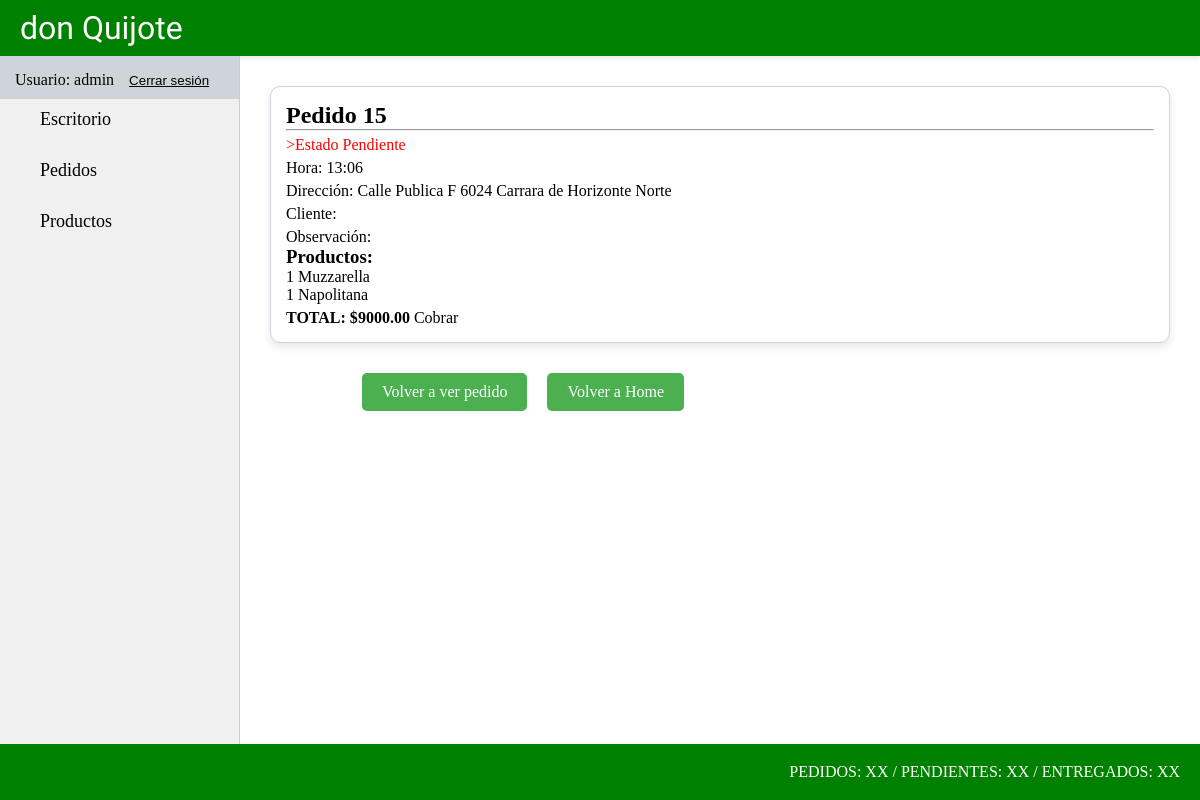
The app's page /pedido/pedido/detail/15 (signed in) with its own data.
### pedido/models.py (models this page shows, shortened)
class Pedido(models.Model):
    ESTADO_CHOICES = [
        ('Entregado', 'Entregado'),
        ('Pendiente', 'Pendiente'),
        ('Cancelado', 'Cancelado')
    ]
    PAGO_CHOICES = [
        ('Efectivo', 'P. EFECT'),
        ('Transferencia', 'P. TRANSF'),
        ('Debito', 'P. DEBITO'),
        ('Cobrar', 'COBRAR')
    ]
    estado = models.CharField(max_length=10, choices=ESTADO_CHOICES, default='Pendiente')
    hora = models.TimeField(editable=False)
    direccion = models.CharField(max_length=100)
    cliente = models.TextField(max_length=100, blank=True, null=True)
    observacion = models.TextField(max_length=100, blank=True, null=True)
    precio_total = models.DecimalField(max_digits=10, decimal_places=2, default=0.00)
    pago = models.CharField(max_length=13, choices=PAGO_CHOICES, default='Cobrar')

class PedidoProducto(models.Model):
    pedido = models.ForeignKey(Pedido, on_delete=models.CASCADE)
    producto = models.ForeignKey("producto.Producto", on_delete=models.DO_NOTHING)
    cantidad = models.IntegerField(default=1)

### producto/models.py (models this page shows, shortened)
class Producto(models.Model):
    nombre = models.CharField(max_length=50)
    descripcion = models.CharField(max_length=200)
    precio = models.FloatField()
    categoria_id = models.ForeignKey(ProductoCategoria, on_delete=models.CASCADE)

### pedido/views.py (the view)
# urls.py: path("pedido/detail/<int:pk>", views.PedidoDetail.as_view(), name="pedido_detail"),
class PedidoDetail(LoginRequiredMixin, DetailView):
    model = models.Pedido

### pedido/templates/pedido/pedido_detail.html
{% extends 'core/base.html' %}
{% block section %}
    <div class="card-categoria">
        <h1>Pedido {{ object.id }}</h1>
        <hr>
        <p class="detalle-producto" style="color: red;"></span>>Estado {{ object.estado}}</p>
        <p class="detalle-producto">Hora: {{ object.hora|time:"H:i" }}</p>
        <p class="detalle-producto">Dirección: {{ object.direccion }}</p>
        <p class="detalle-producto">Cliente: {{ object.cliente }}</p>
        <p class="detalle-producto">Observación: {{ object.observacion }}</p>
        <h3>Productos:</h3>
        {% for pedido_producto in object.pedidoproducto_set.all %}
            <p>{{ pedido_producto.cantidad }} {{ pedido_producto.producto.nombre }}</p>
        {% endfor %}
        <p class="detalle-producto"><strong>TOTAL: ${{ object.precio_total }}</strong> {{ object.pago }}</p>
    </div>
    <div class="container-link-crud-productos">
        <a class="link-crud-productos" href="{% url 'pedidos:home' %}">Volver a ver pedido</a>
        <a class="link-crud-productos" href="{% url 'core:home' %}">Volver a Home</a>
    </div>
{% endblock section %}

### core/templates/core/components/navbar.html (shortened to what this page needs)
<nav class="container-nav">
    <ul class="list-app">
        {% if user.is_authenticated %}
            <div class="usuario-logout">
                <li class="list-link"><a>Usuario: {{ user.username }}</a></li>
                <li>
                    <form action="{% url 'core:logout' %}" method="post">
                        <button type="submit" class="btn-logout"><u>Cerrar sesión</u></button>
                    </form>
                </li>
            </div>
            <li class="list-link"><a class="link-app" href="{% url 'core:home' %}">Escritorio</a></li>
            <li class="list-link"><a class="link-app" href="{% url 'pedidos:pedido_list' %}">Pedidos</a></li>
            <li class="list-link"><a class="link-app" href="{% url 'producto:home' %}">Productos</a></li>
        {% else %}
            <li class="list-link"><a class="link-app" href="{% url 'core:login' %}">Login</a></li>
        {% endif %}
    </ul>
</nav>

### core/static/core/css/styles.css (style rules this page uses)
* { padding: 0; margin: 0; box-sizing: border-box; }
.container-nav { width: 20%; height: 86vh; background-color: #f0f0f0; float: left; overflow-y: auto; border-right: 1px solid #ccc; }
.list-app { list-style: none; padding: 0; }
.list-link { margin-bottom: 10px; }
.link-app { color: #000; text-decoration: none; font-size: 18px; display: block; padding: 10px 40px; transition: background-color 0.3s ease; }
.container-link-crud-productos { display: flex; margin-left: 10%; margin-top: 30px; margin-bottom: 60px; }
.link-crud-productos { display: inline-block; text-decoration: none; background-color: #4CAF50; color: white; padding: 10px 20px; margin: 0 10px; border: none; border-radius: 5px; transition: background-color 0.3s; }
.card-categoria { margin: 10px; padding: 15px; border-radius: 10px; border: 1px solid #ced4da; display: flex; flex-direction: column; background-color: #ffffff; box-shadow: 0 4px 8px rgba(0, 0, 0, 0.1); transition: transform 0.2s ease-in-out, box-shadow 0.2s ease-in-out; }
.detalle-producto { margin-top: 5px; }
.usuario-logout { display: flex; column-gap: 15px; padding-left: 15px; padding-top: 15px; background-color: #ced4da; }
.btn-logout { border: none; background-color: #ced4da; }

### records on screen
Pedido: id "15", estado "Pendiente", hora "13:06", direccion "Calle Publica F 6024 Carrara de Horizonte Norte", precio_total "9000.00", pago "Cobrar"
PedidoProducto: cantidad "1", producto.nombre "Muzzarella"
PedidoProducto: cantidad "1", producto.nombre "Napolitana"

### other values on screen
{{ user.username }} "admin"
